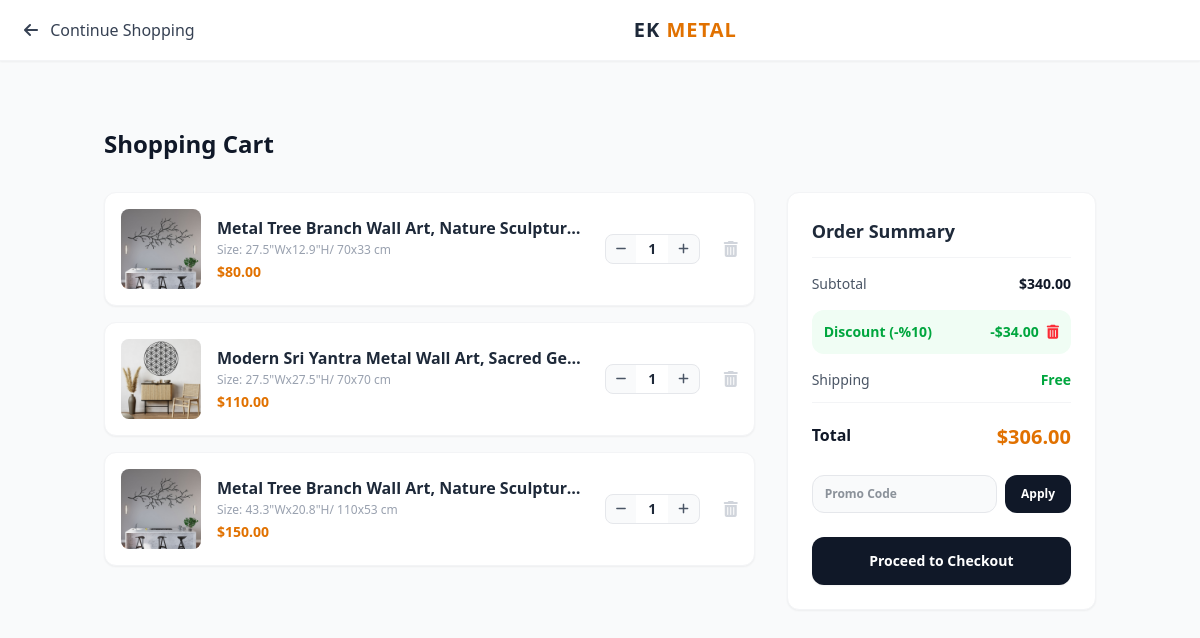
The app's page /cart/ (signed in) with its own data.
### shop/models.py (models this page shows, shortened)
class CartItem(models.Model):
    cart = models.ForeignKey(Cart, on_delete=models.CASCADE, related_name='items', verbose_name="Cart")
    product = models.ForeignKey(Product, on_delete=models.CASCADE, verbose_name="Product")
    variant = models.ForeignKey(ProductVariant, on_delete=models.SET_NULL, null=True, blank=True, verbose_name="Selected Variant")
    quantity = models.PositiveIntegerField(default=1, verbose_name="Quantity")
    def get_item_total(self):
        if self.variant:
            return self.variant.price_impact * self.quantity
        base = self.product.discount_price if self.product.discount_price else self.product.price
        return base * self.quantity

class Product(models.Model):
    category = models.ForeignKey(Category, on_delete=models.CASCADE, related_name='products', verbose_name="Category")
    title = models.CharField(max_length=200, verbose_name="Product Title")
    description = models.TextField(verbose_name="Product Description")
    description_features = models.TextField(blank=True, null=True, verbose_name="2. Açıklama (Kutulara Gidecek Kurumsal Metin)")
    price = models.DecimalField(max_digits=10, decimal_places=2, verbose_name="Base Price (Smallest Size)")
    discount_price = models.DecimalField(max_digits=10, decimal_places=2, null=True, blank=True, verbose_name="Discounted Base Price")
    stock = models.IntegerField(default=0, verbose_name="Stock Quantity")
    main_image = models.ImageField(upload_to='products/main/', verbose_name="Main Image")
    video = models.FileField(upload_to='products/videos/', null=True, blank=True, verbose_name="Product Video (Optional)")
    is_active = models.BooleanField(default=True, verbose_name="Is Active?")
    created_at = models.DateTimeField(auto_now_add=True, verbose_name="Created At")
    class Meta:
        verbose_name = "Product"
        verbose_name_plural = "Products"

class ProductVariant(models.Model):
    product = models.ForeignKey(Product, on_delete=models.CASCADE, related_name='variants', verbose_name="Product")
    size = models.CharField(max_length=50, help_text="e.g., 20x28 inches, 40x60 inches", verbose_name="Size / Dimensions")
    price_impact = models.DecimalField(max_digits=10, decimal_places=2, default=0.00, verbose_name="Price Impact (+$)")
    class Meta:
        verbose_name = "Product Size Variant"
        verbose_name_plural = "Product Size Variants"

class Cart(models.Model):
    user = models.OneToOneField(User, on_delete=models.CASCADE, related_name='cart', verbose_name="User")
    coupon = models.ForeignKey(Coupon, on_delete=models.SET_NULL, null=True, blank=True, verbose_name="Uygulanan Kupon")
    created_at = models.DateTimeField(auto_now_add=True)
    def get_subtotal_price(self):
        return sum(item.get_item_total() for item in self.items.all())
    def get_discount_amount(self):
        subtotal = self.get_subtotal_price()
        if self.coupon:
            return (subtotal * self.coupon.discount_percent) / 100
        return 0
    def get_total_price(self):
        subtotal = self.get_subtotal_price()
        discount = self.get_discount_amount()
        return max(0, subtotal - discount)

class Coupon(models.Model):
    code = models.CharField(max_length=50, unique=True, verbose_name="Kupon Kodu")
    discount_percent = models.PositiveIntegerField(default=10, verbose_name="İndirim Oranı (%)")
    is_active = models.BooleanField(default=True, verbose_name="Aktif mi?")
    created_at = models.DateTimeField(auto_now_add=True)

### shop/views.py (the view)
# urls.py: path('cart/', views.cart_detail, name='cart_detail'),
def cart_detail(request):
    if not request.user.is_authenticated:
        return redirect('login')
    cart, created = Cart.objects.get_or_create(user=request.user)
    return render(request, 'shop/cart_detail.html', {'cart': cart})

### shop/context_processors.py (called while the page is built)
def cart_item_count(request):
    if not request.user.is_authenticated:
        return {'cart_items_total': 0}
    try:
        cart = Cart.objects.get(user=request.user)
        total_items = sum(item.quantity for item in cart.items.all())
        return {'cart_items_total': total_items}
    except Cart.DoesNotExist:
        return {'cart_items_total': 0}

### shop/templates/shop/cart_detail.html (shortened to what this page needs)
<!DOCTYPE html>
<html lang="en">
<head>
    <script src="https://cdn.jsdelivr.net/npm/@tailwindcss/browser@4"></script>
    <link rel="stylesheet" href="https://cdnjs.cloudflare.com/ajax/libs/font-awesome/6.4.0/css/all.min.css">
</head>
<body class="bg-gray-50 text-gray-900 font-sans pt-24">
    <nav class="fixed top-0 left-0 w-full bg-white shadow-xs z-50 px-6 py-4 flex justify-between items-center border-b border-gray-100">
        <a href="/" class="text-gray-700 hover:text-amber-600 font-medium transition"><i class="fa-solid fa-arrow-left mr-2"></i> Continue Shopping</a>
        <a href="/" class="text-xl font-bold tracking-wider text-gray-800">EK <span class="text-amber-600">METAL</span></a>
    </nav>
    <main class="max-w-5xl mx-auto px-4 py-8">
        <h1 class="text-2xl font-black text-gray-900 mb-8">Shopping Cart</h1>
        <div class="grid grid-cols-1 lg:grid-cols-3 gap-8">
            <div class="lg:col-span-2 space-y-4">
                {% for item in cart.items.all %}
                <div id="cart-item-row-${{ item.id }}" class="bg-white p-4 rounded-xl shadow-xs flex gap-4 items-center border border-gray-100 relative group">
                    <img src="{{ item.product.main_image.url }}" class="w-20 h-20 object-cover rounded-lg bg-gray-50 shrink-0">
                    <div class="flex-1 min-w-0">
                        <h3 class="font-bold text-gray-800 text-base truncate">{{ item.product.title }}</h3>
                        <p class="text-xs text-gray-400 mt-0.5">Size: {% if item.variant %}{{ item.variant.size }}{% else %}Standard{% endif %}</p>
                        <p class="text-sm font-bold text-amber-600 mt-1">$<span id="item-total-${{ item.id }}">{{ item.get_item_total }}</span></p>
                    </div>
                    <div class="flex items-center border border-gray-200 rounded-lg bg-gray-50 overflow-hidden shrink-0">
                        <button onclick="changeQuantity('{{ item.id }}', 'decrease')" class="px-2.5 py-1.5 hover:bg-gray-200 text-gray-600 transition text-xs font-bold cursor-pointer">
                            <i class="fa-solid fa-minus"></i>
                        </button>
                        <span id="item-qty-${{ item.id }}" class="px-3 py-1 font-semibold text-sm text-gray-800 bg-white min-w-8 text-center">
                            {{ item.quantity }}
                        </span>
                        <button onclick="changeQuantity('{{ item.id }}', 'increase')" class="px-2.5 py-1.5 hover:bg-gray-200 text-gray-600 transition text-xs font-bold cursor-pointer">
                            <i class="fa-solid fa-plus"></i>
                        </button>
                    </div>
                    <a href="{% url 'remove_from_cart' item.id %}" class="text-gray-300 hover:text-red-500 transition pl-2 shrink-0">
                        <i class="fa-solid fa-trash-can text-base"></i>
                    </a>
                </div>
                {% empty %}
                <div class="text-center py-12 bg-white rounded-xl shadow-xs border border-gray-100">
                    <i class="fa-solid fa-basket-shopping text-4xl text-gray-300 mb-3"></i>
                    <p class="text-gray-500">Your cart is currently empty.</p>
                </div>
                {% endfor %}
            </div>
            <div class="space-y-4 h-fit">
                <div class="bg-white p-6 rounded-xl shadow-xs border border-gray-100 space-y-4">
                    <h2 class="font-bold text-gray-800 text-lg border-b pb-3 border-gray-100">Order Summary</h2>
                    <div class="flex justify-between text-sm text-gray-600">
                        <span>Subtotal</span>
                        <span class="font-semibold text-gray-900">$<span id="cart-subtotal-span">{{ cart.get_subtotal_price }}</span></span>
                    </div>
                    <div id="discount-wrapper" class="{% if not cart.coupon %}hidden{% endif %} flex justify-between text-sm text-green-600 font-semibold bg-green-50 p-3 rounded-xl items-center">
                        <span id="discount-label">Discount (-%{% if cart.coupon %}{{ cart.coupon.discount_percent }}{% else %}0{% endif %})</span>
                        <div class="flex items-center gap-2">
                            <span>-$<span id="cart-discount-span">{{ cart.get_discount_amount }}</span></span>
                            <a href="{% url 'remove_coupon' %}" class="text-red-500 hover:text-red-700 transition"><i class="fa-solid fa-trash-can"></i></a>
                        </div>
                    </div>
                    <div class="flex justify-between text-sm text-gray-600 border-b pb-3 border-gray-100">
                        <span>Shipping</span>
                        <span class="text-green-600 font-bold">Free</span>
                    </div>
                    <div class="flex justify-between text-base font-bold text-gray-900 pt-1">
                        <span>Total</span>
                        <span class="text-xl text-amber-600 font-black">$<span id="cart-total-span">{{ cart.get_total_price }}</span></span>
                    </div>
                    <form action="{% url 'apply_coupon' %}" method="POST" class="pt-2 flex gap-2">
                        <input type="text" name="coupon_code" placeholder="Promo Code" class="w-full bg-gray-50 border border-gray-200 rounded-xl px-3 py-2.5 text-xs font-semibold focus:outline-amber-600 text-gray-800" required>
                        <button type="submit" class="bg-gray-900 text-white px-4 py-2.5 rounded-xl text-xs font-bold hover:bg-amber-600 transition cursor-pointer shrink-0">Apply</button>
                    </form>
                    <div class="pt-2">
                        <a href="{% url 'checkout' %}" class="w-full bg-gray-900 text-white py-3.5 rounded-xl font-bold text-sm hover:bg-amber-600 transition shadow-xs block text-center">
                            Proceed to Checkout
                        </a>
                    </div>
                </div>
            </div>
        </div>
    </main>
</body>
</html>

### records on screen
CartItem: product.main_image (picture), product "Metal Tree Branch Wall Art, Nature Sculptur…", variant.size "27.5\"Wx12.9\"H/ 70x33 cm", get_item_total "80.00", quantity "1"
CartItem: product.main_image (picture), product "Modern Sri Yantra Metal Wall Art, Sacred Ge…", variant.size "27.5\"Wx27.5\"H/ 70x70 cm", get_item_total "110.00", quantity "1"
CartItem: product.main_image (picture), product "Metal Tree Branch Wall Art, Nature Sculptur…", variant.size "43.3\"Wx20.8\"H/ 110x53 cm", get_item_total "150.00", quantity "1"
Cart: get_subtotal_price "340.00", coupon.discount_percent "10", get_discount_amount "34.00", get_total_price "306.00"
